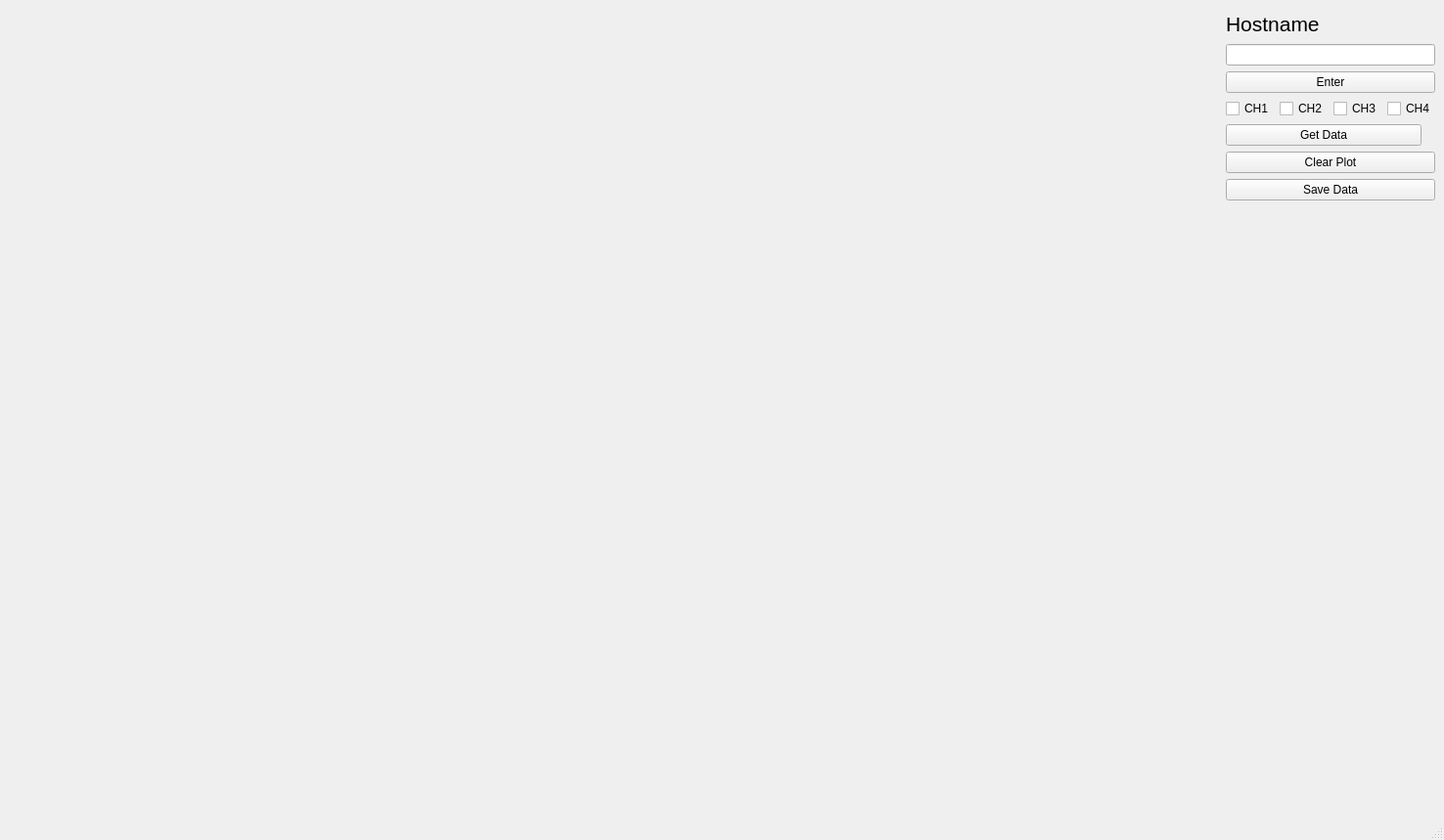
<?xml version="1.0" encoding="UTF-8"?>
<ui version="4.0">
 <class>MainWindow</class>
 <widget class="QMainWindow" name="MainWindow">
  <property name="geometry">
   <rect>
    <x>0</x>
    <y>0</y>
    <width>1476</width>
    <height>859</height>
   </rect>
  </property>
  <property name="windowTitle">
   <string>MainWindow</string>
  </property>
  <widget class="QWidget" name="centralwidget">
   <layout class="QGridLayout" name="gridLayout">
    <item row="0" column="0">
     <layout class="QHBoxLayout" name="horizontalLayout_2">
      <item>
       <widget class="QWidget" name="widget" native="true">
        <property name="sizePolicy">
         <sizepolicy hsizetype="Expanding" vsizetype="Expanding">
          <horstretch>1</horstretch>
          <verstretch>0</verstretch>
         </sizepolicy>
        </property>
       </widget>
      </item>
      <item>
       <layout class="QVBoxLayout" name="verticalLayout">
        <property name="sizeConstraint">
         <enum>QLayout::SetDefaultConstraint</enum>
        </property>
        <item>
         <widget class="QLabel" name="label">
          <property name="sizePolicy">
           <sizepolicy hsizetype="MinimumExpanding" vsizetype="MinimumExpanding">
            <horstretch>0</horstretch>
            <verstretch>0</verstretch>
           </sizepolicy>
          </property>
          <property name="minimumSize">
           <size>
            <width>0</width>
            <height>20</height>
           </size>
          </property>
          <property name="maximumSize">
           <size>
            <width>100</width>
            <height>30</height>
           </size>
          </property>
          <property name="font">
           <font>
            <pointsize>16</pointsize>
           </font>
          </property>
          <property name="text">
           <string>Hostname</string>
          </property>
         </widget>
        </item>
        <item>
         <widget class="QLineEdit" name="lineEdit">
          <property name="maximumSize">
           <size>
            <width>300</width>
            <height>16777215</height>
           </size>
          </property>
         </widget>
        </item>
        <item>
         <widget class="QPushButton" name="pushButton_2">
          <property name="text">
           <string>Enter</string>
          </property>
         </widget>
        </item>
        <item>
         <layout class="QHBoxLayout" name="horizontalLayout">
          <property name="sizeConstraint">
           <enum>QLayout::SetDefaultConstraint</enum>
          </property>
          <item>
           <widget class="QCheckBox" name="checkBox_2">
            <property name="minimumSize">
             <size>
              <width>20</width>
              <height>0</height>
             </size>
            </property>
            <property name="maximumSize">
             <size>
              <width>60</width>
              <height>16777215</height>
             </size>
            </property>
            <property name="text">
             <string>CH1</string>
            </property>
           </widget>
          </item>
          <item>
           <widget class="QCheckBox" name="checkBox">
            <property name="maximumSize">
             <size>
              <width>60</width>
              <height>16777215</height>
             </size>
            </property>
            <property name="text">
             <string>CH2</string>
            </property>
           </widget>
          </item>
          <item>
           <widget class="QCheckBox" name="checkBox_4">
            <property name="maximumSize">
             <size>
              <width>60</width>
              <height>16777215</height>
             </size>
            </property>
            <property name="text">
             <string>CH3</string>
            </property>
           </widget>
          </item>
          <item>
           <widget class="QCheckBox" name="checkBox_3">
            <property name="maximumSize">
             <size>
              <width>60</width>
              <height>16777215</height>
             </size>
            </property>
            <property name="text">
             <string>CH4</string>
            </property>
           </widget>
          </item>
         </layout>
        </item>
        <item>
         <widget class="QPushButton" name="pushButton">
          <property name="maximumSize">
           <size>
            <width>200</width>
            <height>16777215</height>
           </size>
          </property>
          <property name="text">
           <string>Get Data</string>
          </property>
         </widget>
        </item>
        <item>
         <widget class="QPushButton" name="pushButton_ClearPlot">
          <property name="text">
           <string>Clear Plot</string>
          </property>
         </widget>
        </item>
        <item>
         <widget class="QPushButton" name="pushButton_saveData">
          <property name="text">
           <string>Save Data</string>
          </property>
         </widget>
        </item>
        <item>
         <spacer name="verticalSpacer">
          <property name="orientation">
           <enum>Qt::Vertical</enum>
          </property>
          <property name="sizeHint" stdset="0">
           <size>
            <width>20</width>
            <height>40</height>
           </size>
          </property>
         </spacer>
        </item>
       </layout>
      </item>
     </layout>
    </item>
   </layout>
  </widget>
  <widget class="QMenuBar" name="menubar">
   <property name="geometry">
    <rect>
     <x>0</x>
     <y>0</y>
     <width>1476</width>
     <height>21</height>
    </rect>
   </property>
  </widget>
  <widget class="QStatusBar" name="statusbar"/>
 </widget>
 <resources/>
 <connections/>
</ui>
